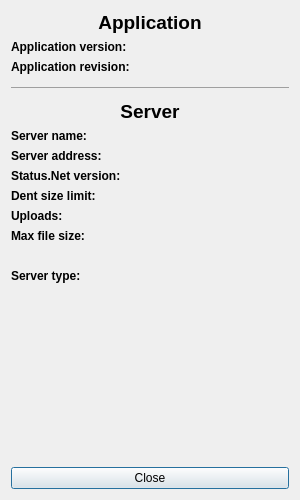
<?xml version="1.0" encoding="UTF-8"?>
<ui version="4.0">
 <class>Dialog</class>
 <widget class="QDialog" name="Dialog">
  <property name="windowModality">
   <enum>Qt::ApplicationModal</enum>
  </property>
  <property name="geometry">
   <rect>
    <x>0</x>
    <y>0</y>
    <width>300</width>
    <height>500</height>
   </rect>
  </property>
  <property name="sizePolicy">
   <sizepolicy hsizetype="Fixed" vsizetype="Fixed">
    <horstretch>0</horstretch>
    <verstretch>0</verstretch>
   </sizepolicy>
  </property>
  <property name="maximumSize">
   <size>
    <width>300</width>
    <height>500</height>
   </size>
  </property>
  <property name="windowTitle">
   <string>QTDenter - Statistics</string>
  </property>
  <layout class="QGridLayout" name="gridLayout">
   <item row="0" column="0">
    <widget class="QLabel" name="label_4">
     <property name="font">
      <font>
       <pointsize>14</pointsize>
       <weight>75</weight>
       <bold>true</bold>
      </font>
     </property>
     <property name="text">
      <string>Application</string>
     </property>
     <property name="alignment">
      <set>Qt::AlignCenter</set>
     </property>
    </widget>
   </item>
   <item row="1" column="0">
    <layout class="QFormLayout" name="formLayout">
     <item row="0" column="0">
      <widget class="QLabel" name="label">
       <property name="font">
        <font>
         <weight>75</weight>
         <bold>true</bold>
        </font>
       </property>
       <property name="text">
        <string>Application version:</string>
       </property>
      </widget>
     </item>
     <item row="1" column="0">
      <widget class="QLabel" name="label_2">
       <property name="font">
        <font>
         <weight>75</weight>
         <bold>true</bold>
        </font>
       </property>
       <property name="text">
        <string>Application revision:</string>
       </property>
      </widget>
     </item>
     <item row="0" column="1">
      <widget class="QLabel" name="appVer">
       <property name="text">
        <string/>
       </property>
      </widget>
     </item>
     <item row="1" column="1">
      <widget class="QLabel" name="appRev">
       <property name="text">
        <string/>
       </property>
      </widget>
     </item>
    </layout>
   </item>
   <item row="2" column="0">
    <widget class="QLabel" name="label_3">
     <property name="text">
      <string>&lt;hr&gt;</string>
     </property>
    </widget>
   </item>
   <item row="3" column="0">
    <widget class="QLabel" name="label_5">
     <property name="font">
      <font>
       <pointsize>14</pointsize>
       <weight>75</weight>
       <bold>true</bold>
      </font>
     </property>
     <property name="text">
      <string>Server</string>
     </property>
     <property name="alignment">
      <set>Qt::AlignCenter</set>
     </property>
    </widget>
   </item>
   <item row="4" column="0">
    <layout class="QFormLayout" name="formLayout_2">
     <item row="0" column="0">
      <widget class="QLabel" name="label_6">
       <property name="font">
        <font>
         <weight>75</weight>
         <bold>true</bold>
        </font>
       </property>
       <property name="text">
        <string>Server name:</string>
       </property>
      </widget>
     </item>
     <item row="2" column="0">
      <widget class="QLabel" name="label_7">
       <property name="font">
        <font>
         <weight>75</weight>
         <bold>true</bold>
        </font>
       </property>
       <property name="text">
        <string>Status.Net version:</string>
       </property>
      </widget>
     </item>
     <item row="3" column="0">
      <widget class="QLabel" name="label_8">
       <property name="font">
        <font>
         <weight>75</weight>
         <bold>true</bold>
        </font>
       </property>
       <property name="text">
        <string>Dent size limit:</string>
       </property>
      </widget>
     </item>
     <item row="0" column="1">
      <widget class="QLabel" name="server_name">
       <property name="text">
        <string/>
       </property>
      </widget>
     </item>
     <item row="2" column="1">
      <widget class="QLabel" name="sn_version">
       <property name="text">
        <string/>
       </property>
      </widget>
     </item>
     <item row="3" column="1">
      <widget class="QLabel" name="dent_size">
       <property name="text">
        <string/>
       </property>
      </widget>
     </item>
     <item row="1" column="0">
      <widget class="QLabel" name="label_9">
       <property name="font">
        <font>
         <weight>75</weight>
         <bold>true</bold>
        </font>
       </property>
       <property name="text">
        <string>Server address:</string>
       </property>
      </widget>
     </item>
     <item row="1" column="1">
      <widget class="QLabel" name="server_address">
       <property name="text">
        <string/>
       </property>
      </widget>
     </item>
     <item row="4" column="0">
      <widget class="QLabel" name="label_10">
       <property name="font">
        <font>
         <weight>75</weight>
         <bold>true</bold>
        </font>
       </property>
       <property name="text">
        <string>Uploads:</string>
       </property>
      </widget>
     </item>
     <item row="5" column="0">
      <widget class="QLabel" name="label_11">
       <property name="font">
        <font>
         <weight>75</weight>
         <bold>true</bold>
        </font>
       </property>
       <property name="text">
        <string>Max file size:</string>
       </property>
      </widget>
     </item>
     <item row="4" column="1">
      <widget class="QLabel" name="uploads_status">
       <property name="text">
        <string/>
       </property>
      </widget>
     </item>
     <item row="5" column="1">
      <widget class="QLabel" name="max_file_size">
       <property name="text">
        <string/>
       </property>
      </widget>
     </item>
     <item row="6" column="0">
      <widget class="QLabel" name="label_12">
       <property name="text">
        <string/>
       </property>
      </widget>
     </item>
     <item row="7" column="0">
      <widget class="QLabel" name="label_13">
       <property name="font">
        <font>
         <weight>75</weight>
         <bold>true</bold>
        </font>
       </property>
       <property name="text">
        <string>Server type:</string>
       </property>
      </widget>
     </item>
     <item row="7" column="1">
      <widget class="QLabel" name="server_type">
       <property name="text">
        <string/>
       </property>
       <property name="wordWrap">
        <bool>true</bool>
       </property>
      </widget>
     </item>
    </layout>
   </item>
   <item row="6" column="0">
    <widget class="QPushButton" name="closeDialog">
     <property name="text">
      <string>Close</string>
     </property>
    </widget>
   </item>
   <item row="5" column="0">
    <spacer name="verticalSpacer">
     <property name="orientation">
      <enum>Qt::Vertical</enum>
     </property>
     <property name="sizeHint" stdset="0">
      <size>
       <width>20</width>
       <height>40</height>
      </size>
     </property>
    </spacer>
   </item>
  </layout>
 </widget>
 <resources/>
 <connections/>
</ui>
